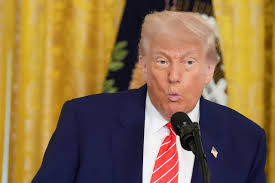
#> input picture Facial_Images/Donald_Trump/download (1).jpeg, 275 x 183 px, found by its file name; its folder holds only this picture in this run
$ python face_train.py
#> lines starting #> are read from the running program, lines starting #| are printed output that depends on the picture
import os
import cv2 as cv
import numpy as np


p=[]
for i in os.listdir(r'C:\Cricket\Face_recognition\Face_Recognition\Facial_Images'):
    p.append(i)
#> pass 2 of the loop `for i in os.listdir(r'C:\Cricket\Face_recognition\Face_Recognition\Fac..`:

features=[]
labels=[]
dir=r'C:\Cricket\Face_recognition\Face_Recognition\Facial_Images'
har_casscade = cv.CascadeClassifier('haar_cascade.xml')

def create_train():
    for i in p:
        path=os.path.join(dir,i)
        label=p.index(i)

        for img in os.listdir(path):
            img_path=os.path.join(path,img)
            img_array=cv.imread(img_path)
#> img_array is the input picture: shape (183, 275, 3); mean B, G, R 71.8, 110.1, 138.3
            gray=cv.cvtColor(img_array,cv.COLOR_BGR2GRAY)
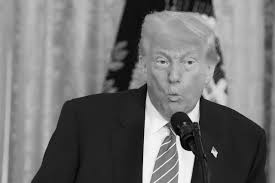
#> gray: shape (183, 275); min 0, max 254, mean 114.2
            faces_rect=har_casscade.detectMultiScale(gray,scaleFactor=1.1,minNeighbors=4)
#> faces_rect = [[145, 38, 58, 58]]
            for (x,y,w,h) in faces_rect:
                face_roi=gray[y:y+h,x:x+w]
                features.append(face_roi)
                labels.append(label)
#> this loop made 1 pass
#> pass 1, in create_train, `face_roi=gray[y:y+h,x:x+w]`:
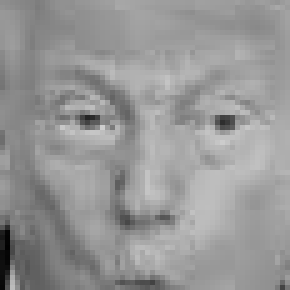
#> face_roi: shape (58, 58) (shown 5 times larger); min 1, max 205, mean 150.7
#> after the loop, features = 1 item; labels = [0]
#> pass 2 of the loop in create_train, `for i in p:`:
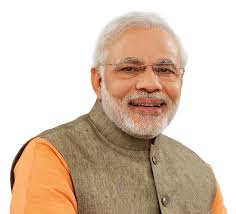
#> input picture Facial_Images/Narendra_Modi/download (1).jpeg, 236 x 214 px, found by its file name
#> in create_train, img_array is the input picture: shape (214, 236, 3); mean B, G, R 178.7, 196.6, 217.2
#> in create_train, `gray=cv.cvtColor(img_array,cv.COLOR_BGR2GRAY)`:
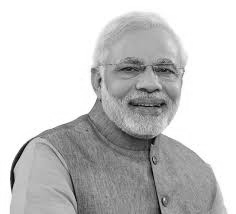
#> gray: shape (214, 236); min 4, max 255, mean 200.7
#> faces_rect = [[98, 31, 98, 98]]
#> the loop in create_train, `for (x,y,w,h) in faces_rect:` made 1 pass
#> pass 1, in create_train, `face_roi=gray[y:y+h,x:x+w]`:
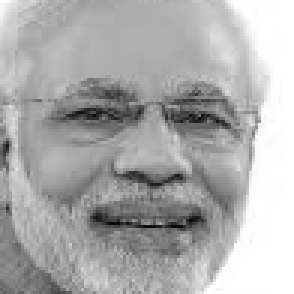
#> face_roi: shape (98, 98) (shown 3 times larger); min 9, max 255, mean 172.5
#> after the loop in create_train, `for (x,y,w,h) in faces_rect:`: features = 2 items; labels = [0, 1]
create_train()
print('Training Done------------------------------------')

features=np.array(features,dtype='object')
labels=np.array(labels)

#train the model
face_recognizer=cv.face.LBPHFaceRecognizer_create()
face_recognizer.train(features,labels)

# Save the trained model
face_recognizer.save('face_trained.yml')


np.save('features.npy',features)
np.save('labels.npy',labels)
